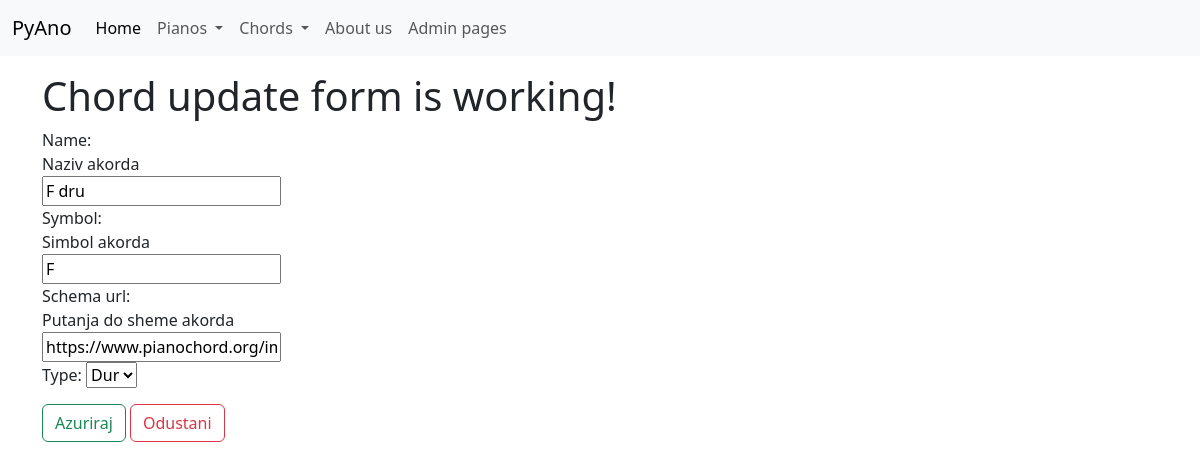
Before: /chords//update/3 with the older database file.
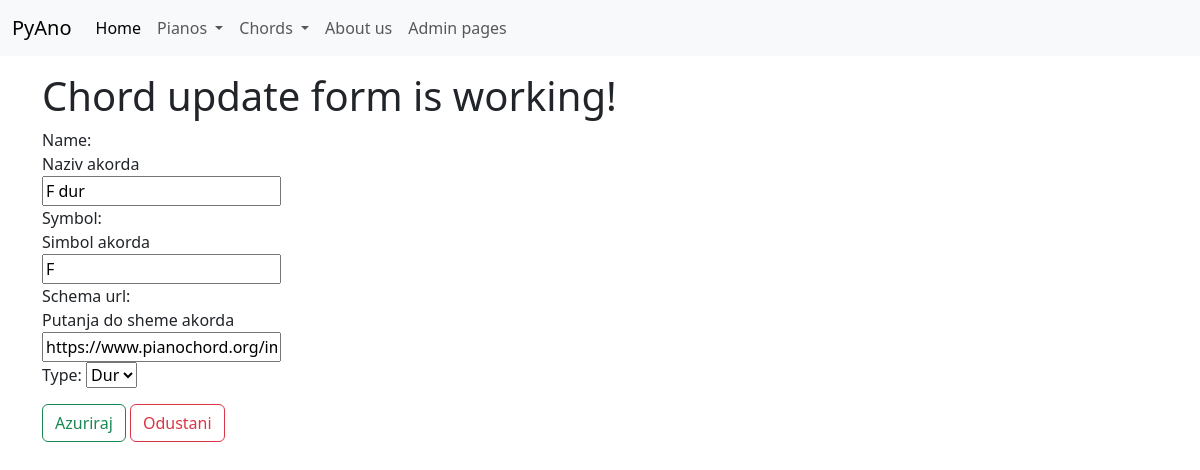
After: the same page with the newer database file.
### chords/models/chords.py (models this page shows, shortened)
class Chord(models.Model):
    name = models.CharField(
        max_length=15,
        null=False,
        blank=False,
        help_text='Naziv akorda'
    )
    symbol = models.CharField(
        max_length=15,
        null=True,
        blank=True,
        help_text='Simbol akorda'
    )
    schema_url = models.CharField(
        max_length=750,
        null=True,
        blank=True,
        help_text='Putanja do sheme akorda'
    )
    type = models.ForeignKey(
        ChordType,
        null=False,
        default=0,
        on_delete=models.SET_DEFAULT
    )

### chords/models/chords_type.py (models this page shows)
class ChordType(models.Model):
    name = models.CharField(
        max_length=150,
        null=False,
        blank=False,
        help_text='Tip akorda'
    )
    def __str__(self):
        return f'{self.name}'

### chords/views.py (the view)
# urls.py: path('/update/<int:pk>', views.ChordUpdateView.as_view(), name='chords_update'),
class ChordUpdateView(UpdateView):
    model = Chord
    fields = '__all__'
    template_name_suffix = '_update_form'
    success_url = reverse_lazy('chords:chords_list')

### templates/chords/chord_update_form.html (shortened to what this page needs)
{% extends "base/base.html" %}
{% block page_content %}
<h1>Chord update form is working!</h1>
<div class="row">
    <div class="col-4">
        <form method="post">
            {{ form }}
            <input type="submit" value="Azuriraj" class="mt-3 btn btn-outline-success" />
            <a class="mt-3 btn btn-outline-danger" href="{% url 'chords:chords_list' %}">Odustani</a>
        </form>
    </div>
</div>
{% endblock page_content %}

Changed rows visible on the page:
changed Chord "https://www.pianochord.org/images/f.png": name "F dru" → "F dur"
